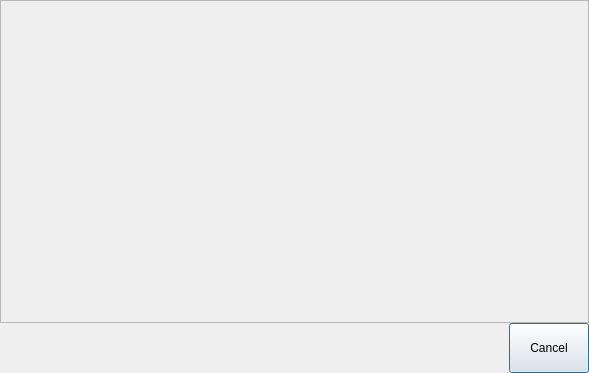
<?xml version="1.0" encoding="UTF-8"?>
<ui version="4.0">
 <class>NewPicture</class>
 <widget class="QDialog" name="NewPicture">
  <property name="geometry">
   <rect>
    <x>0</x>
    <y>0</y>
    <width>589</width>
    <height>373</height>
   </rect>
  </property>
  <property name="windowTitle">
   <string>Choose Picture</string>
  </property>
  <layout class="QVBoxLayout" name="verticalLayout">
   <property name="spacing">
    <number>0</number>
   </property>
   <property name="leftMargin">
    <number>0</number>
   </property>
   <property name="topMargin">
    <number>0</number>
   </property>
   <property name="rightMargin">
    <number>0</number>
   </property>
   <property name="bottomMargin">
    <number>0</number>
   </property>
   <item>
    <widget class="QScrollArea" name="scrollPanel">
     <property name="widgetResizable">
      <bool>true</bool>
     </property>
     <widget class="QWidget" name="scrollAreaWidgetContents">
      <property name="geometry">
       <rect>
        <x>0</x>
        <y>0</y>
        <width>587</width>
        <height>321</height>
       </rect>
      </property>
      <layout class="QHBoxLayout" name="scrollPanelLayout"/>
     </widget>
    </widget>
   </item>
   <item>
    <widget class="QWidget" name="widget" native="true">
     <property name="maximumSize">
      <size>
       <width>16777215</width>
       <height>50</height>
      </size>
     </property>
     <layout class="QHBoxLayout" name="horizontalLayout">
      <property name="leftMargin">
       <number>0</number>
      </property>
      <property name="topMargin">
       <number>0</number>
      </property>
      <property name="rightMargin">
       <number>0</number>
      </property>
      <property name="bottomMargin">
       <number>0</number>
      </property>
      <item>
       <spacer name="horizontalSpacer">
        <property name="orientation">
         <enum>Qt::Horizontal</enum>
        </property>
        <property name="sizeHint" stdset="0">
         <size>
          <width>40</width>
          <height>20</height>
         </size>
        </property>
       </spacer>
      </item>
      <item>
       <widget class="QPushButton" name="cancelBtn">
        <property name="minimumSize">
         <size>
          <width>0</width>
          <height>50</height>
         </size>
        </property>
        <property name="maximumSize">
         <size>
          <width>150</width>
          <height>50</height>
         </size>
        </property>
        <property name="text">
         <string>Cancel</string>
        </property>
       </widget>
      </item>
     </layout>
    </widget>
   </item>
  </layout>
 </widget>
 <resources/>
 <connections>
  <connection>
   <sender>cancelBtn</sender>
   <signal>clicked()</signal>
   <receiver>NewPicture</receiver>
   <slot>reject()</slot>
   <hints>
    <hint type="sourcelabel">
     <x>548</x>
     <y>347</y>
    </hint>
    <hint type="destinationlabel">
     <x>294</x>
     <y>186</y>
    </hint>
   </hints>
  </connection>
 </connections>
</ui>
